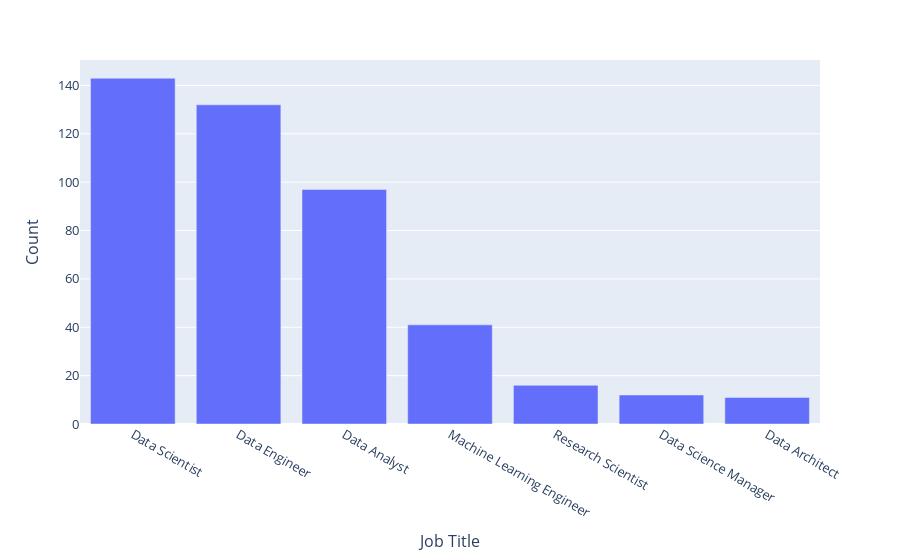

The notebook cell this image was saved under:
### Code cell
def get_top7_title(df):
    top_title = df['job_title'].value_counts()[:7]

    fig = px.bar(
        x=top_title.index,
        y=top_title.values,
    )

    fig.update_layout(
        xaxis_title="Job Title",
        yaxis_title="Count",
        font = dict(size=13)
    )
    fig.show()
get_top7_title(df)

### Figure 1 — Plotly figure (JSON) as saved in the notebook; plotly's stock layout.template omitted (floating-point values rounded to 4 significant figures)
{"data": [{"alignmentgroup": "True", "hovertemplate": "x=%{x}<br>y=%{y}<extra></extra>", "legendgroup": "", "marker": {"color": "#636efa", "pattern": {"shape": ""}}, "name": "", "offsetgroup": "", "orientation": "v", "showlegend": false, "textposition": "auto", "x": ["Data Scientist", "Data Engineer", "Data Analyst", "Machine Learning Engineer", "Research Scientist", "Data Science Manager", "Data Architect"], "xaxis": "x", "y": [143, 132, 97, 41, 16, 12, 11], "yaxis": "y", "type": "bar"}], "layout": {"xaxis": {"anchor": "y", "domain": [0.0, 1.0], "title": {"text": "Job Title"}}, "yaxis": {"anchor": "x", "domain": [0.0, 1.0], "title": {"text": "Count"}}, "legend": {"tracegroupgap": 0}, "margin": {"t": 60}, "barmode": "relative", "font": {"size": 13}}}
